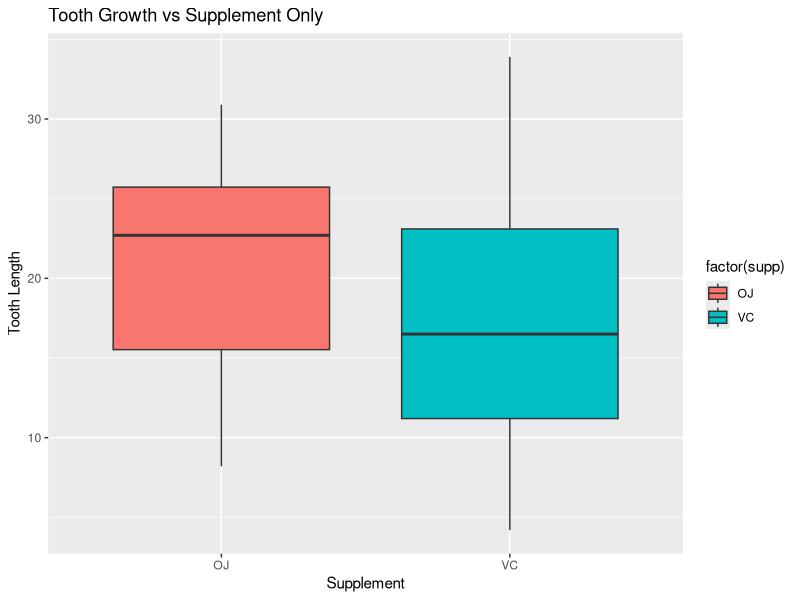
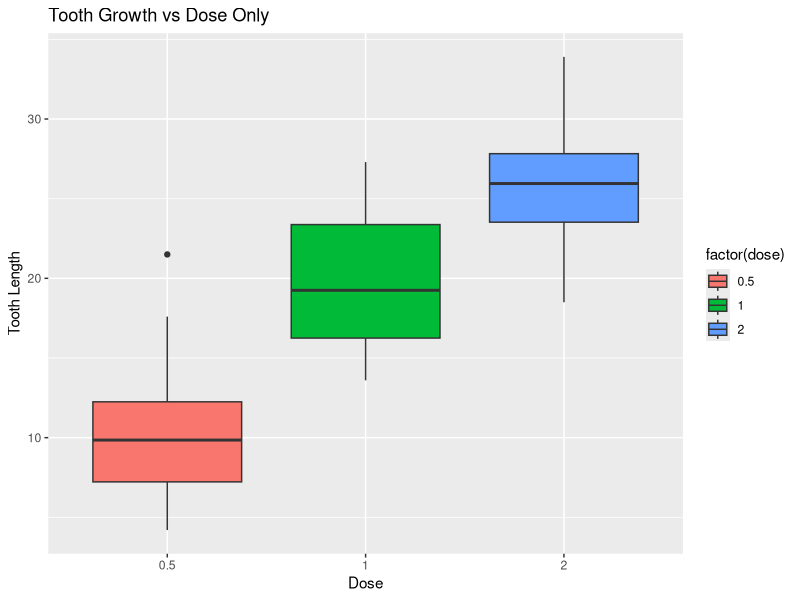
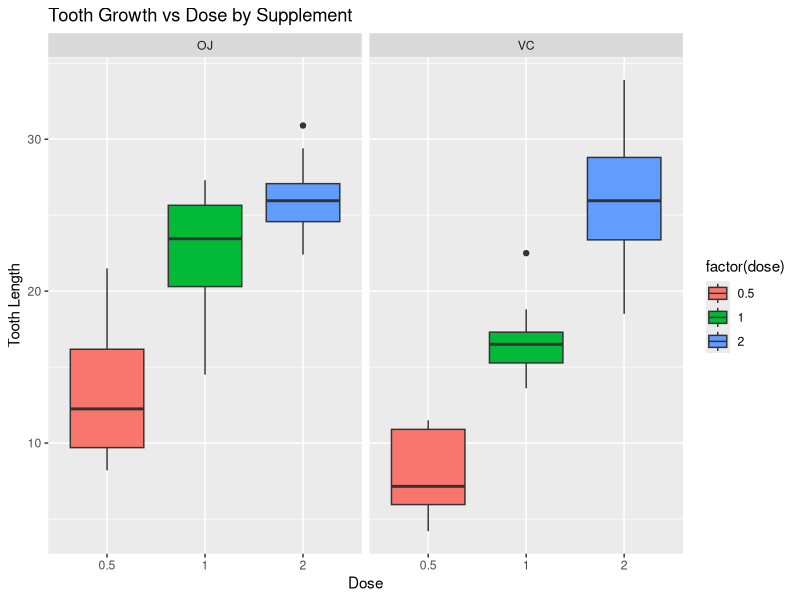

These charts were generated, in order, by the following R code:
## ---- chunk 1
    suppressWarnings(library(plyr));
    suppressWarnings(library(ggplot2));
## ---- chunk 2
    library(datasets);

#   The Effect of Dose on Tooth Growth
    g1 <- ggplot(ToothGrowth, aes(x=factor(supp), y=len, fill=factor(supp)))
    g1 <- g1 + geom_boxplot() 
    g1 <- g1 + ggtitle("Tooth Growth vs Supplement Only") + labs(x="Supplement", y="Tooth Length")
    g1
## ---- chunk 3
#   The Effect of Dose on Tooth Growth
    g2 <- ggplot(ToothGrowth, aes(x=factor(dose), y=len, fill=factor(dose)))
    g2 <- g2 + geom_boxplot() 
    g2 <- g2 + ggtitle("Tooth Growth vs Dose Only") + labs(x="Dose", y="Tooth Length")
    g2
## ---- chunk 4
#   The Combined Effects of Supplement & Dose on Tooth Growth
    g3 <- ggplot(ToothGrowth, aes(x=factor(dose), y=len, fill=factor(dose)))
    g3 <- g3 + geom_boxplot() + facet_grid(.~supp) 
    g3 <- g3 + ggtitle("Tooth Growth vs Dose by Supplement") + labs(x="Dose", y="Tooth Length")
    g3
## ---- chunk 5
    dim(ToothGrowth);
    head(ToothGrowth, n=5);
    summary(ToothGrowth);
## ---- chunk 6
#   The Effect of the Supplement on Tooth Growth
    t.test(ToothGrowth$len[ToothGrowth$supp=="OJ"], ToothGrowth$len[ToothGrowth$supp=="VC"],
           con.levle=0.95, paired=F);
## ---- chunk 7
#   ToothGrowth$len[ToothGrowth$dose==1.0] > ToothGrowth$len[ToothGrowth$dose==0.5]
    t.test(ToothGrowth$len[ToothGrowth$dose==1.0], ToothGrowth$len[ToothGrowth$dose==0.5],
           con.levle=0.95, paired=F);
#   ToothGrowth$len[ToothGrowth$dose==2.0] > ToothGrowth$len[ToothGrowth$dose==0.5]
    t.test(ToothGrowth$len[ToothGrowth$dose==2.0], ToothGrowth$len[ToothGrowth$dose==0.5],
           con.levle=0.95, paired=F);
#   ToothGrowth$len[ToothGrowth$dose==2.0] > ToothGrowth$len[ToothGrowth$dose==1.0]
    t.test(ToothGrowth$len[ToothGrowth$dose==2.0], ToothGrowth$len[ToothGrowth$dose==1.0],
           con.levle=0.95, paired=F);
## ---- chunk 8
#   ToothGrowth$len[ToothGrowth$dose==1.0] > ToothGrowth$len[ToothGrowth$dose==0.5]
    t.test(ToothGrowth$len[ToothGrowth$supp=="OJ" & ToothGrowth$dose==0.5], 
        ToothGrowth$len[ToothGrowth$supp=="VC" & ToothGrowth$dose==0.5], 
        con.levle=0.95, paired=F);

    t.test(ToothGrowth$len[ToothGrowth$supp=="OJ" & ToothGrowth$dose==1.0], 
        ToothGrowth$len[ToothGrowth$supp=="VC" & ToothGrowth$dose==1.0], 
        con.levle=0.95, paired=F);

    t.test(ToothGrowth$len[ToothGrowth$supp=="OJ" & ToothGrowth$dose==2.0], 
        ToothGrowth$len[ToothGrowth$supp=="VC" & ToothGrowth$dose==2.0], 
        con.levle=0.95, paired=F);
